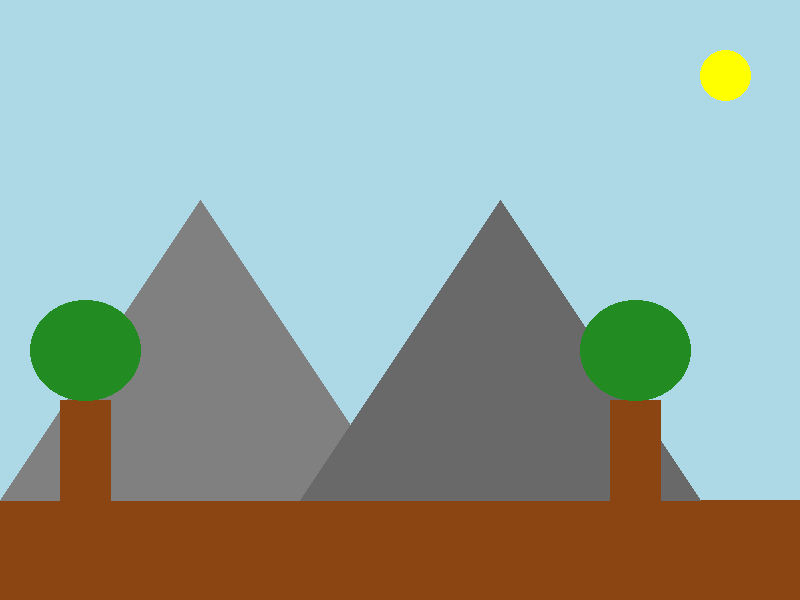

The script that saved this image:
from PIL import Image, ImageDraw

# Define as dimensões da imagem
largura = 800
altura = 600

# Cria uma nova imagem RGB
imagem = Image.new("RGB", (largura, altura), color="lightblue")

# Cria um objeto ImageDraw para desenhar na imagem
desenho = ImageDraw.Draw(imagem)

# Desenha o chão
desenho.rectangle([(0, 500), (largura, altura)], fill="saddlebrown")

# Desenha o sol
desenho.ellipse([(700, 50), (750, 100)], fill="yellow")

# Desenha as montanhas
desenho.polygon([(0, 500), (200, 200), (400, 500)], fill="gray")
desenho.polygon([(300, 500), (500, 200), (700, 500)], fill="dimgray")

# Desenha as árvores
desenho.rectangle([(60, 400), (110, 500)], fill="saddlebrown")  # Tronco
desenho.ellipse([(30, 300), (140, 400)], fill="forestgreen")  # Copa
desenho.rectangle([(610, 400), (660, 500)], fill="saddlebrown")  # Tronco
desenho.ellipse([(580, 300), (690, 400)], fill="forestgreen")  # Copa

# Salva a imagem
imagem.save("paisagem.png")

# Mostra a imagem
imagem.show()
